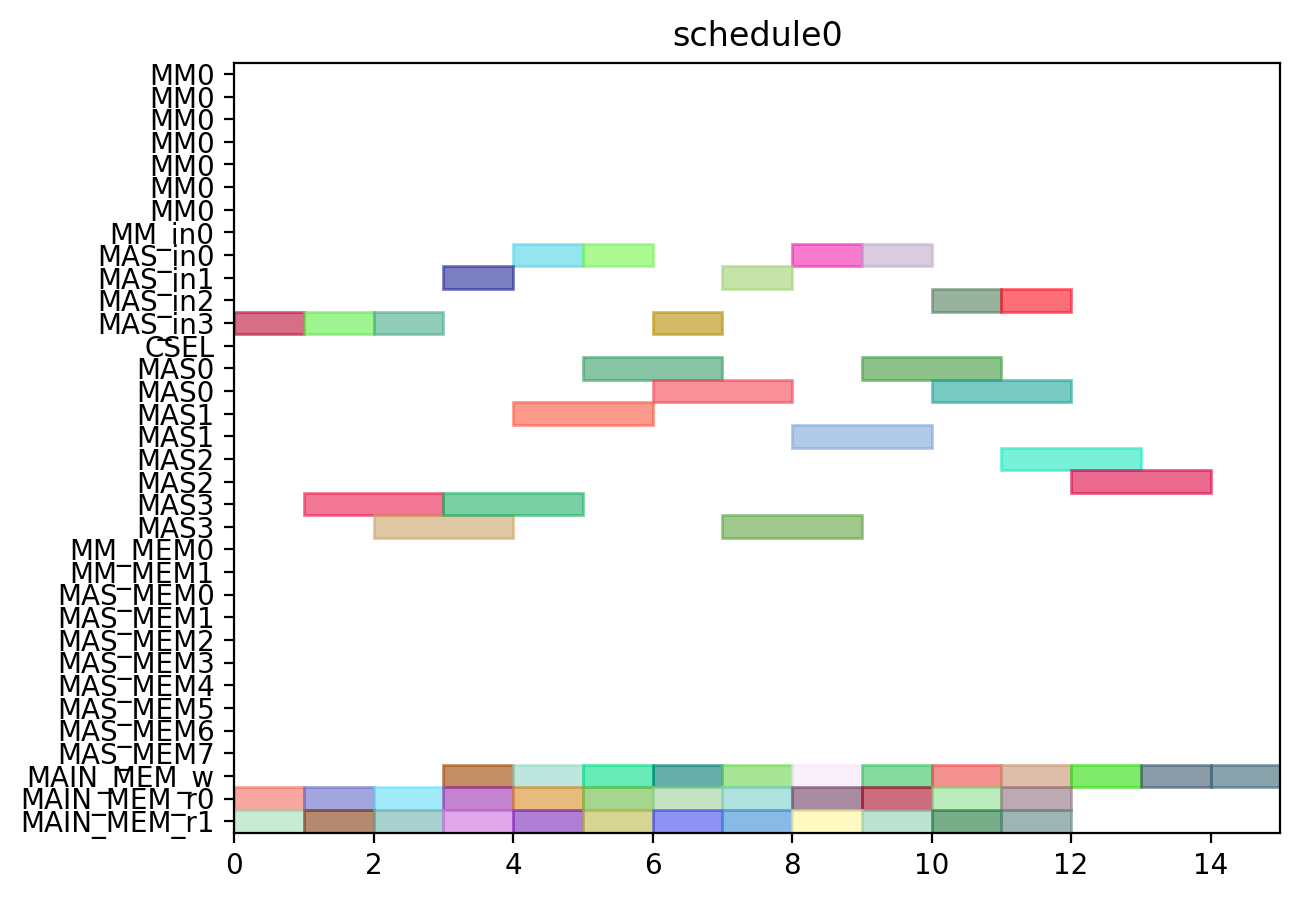

Reproduce this figure in Python.
from pyschedule import Scenario, solvers, plotters, alt


def solve():
	horizon = 90
	S = Scenario("schedule0", horizon=horizon)

	# resource
	MM = S.Resources('MM', num=1, size=7)
	MM_in = S.Resources('MM_in', num=1)
	MAS_in = S.Resources('MAS_in', num=4)
	CSEL = S.Resource('CSEL')
	MAS = S.Resources('MAS', num=4, size=2, periods=range(1, horizon))
	MM_MEM = S.Resources('MM_MEM', num=2)
	MAS_MEM = S.Resources('MAS_MEM', num=8)
	MAIN_MEM_w = S.Resource('MAIN_MEM_w', size=1)
	MAIN_MEM_r = S.Resources('MAIN_MEM_r', num=2)

	# result of previous scheduling

	# new tasks
	c000 = S.Task('c000', length=2, delay_cost=1)
	c000 += alt(MAS)
	c000_in = S.Task('c000_in', length=1, delay_cost=1)
	c000_in += alt(MAS_in)
	S += c000_in*MAS_in[0]<=c000*MAS[0]

	S += c000_in*MAS_in[1]<=c000*MAS[1]

	S += c000_in*MAS_in[2]<=c000*MAS[2]

	S += c000_in*MAS_in[3]<=c000*MAS[3]

	S += 0<c000

	c000_w = S.Task('c000_w', length=1, delay_cost=1)
	c000_w += alt(MAIN_MEM_w)
	S += c000 <= c000_w

	c000_mem0 = S.Task('c000_mem0', length=1, delay_cost=1)
	c000_mem0 += MAIN_MEM_r[0]
	c000_mem1 = S.Task('c000_mem1', length=1, delay_cost=1)
	c000_mem1 += MAIN_MEM_r[1]
	c001 = S.Task('c001', length=2, delay_cost=1)
	c001 += alt(MAS)
	c001_in = S.Task('c001_in', length=1, delay_cost=1)
	c001_in += alt(MAS_in)
	S += c001_in*MAS_in[0]<=c001*MAS[0]

	S += c001_in*MAS_in[1]<=c001*MAS[1]

	S += c001_in*MAS_in[2]<=c001*MAS[2]

	S += c001_in*MAS_in[3]<=c001*MAS[3]

	S += 0<c001

	c001_w = S.Task('c001_w', length=1, delay_cost=1)
	c001_w += alt(MAIN_MEM_w)
	S += c001 <= c001_w

	c001_mem0 = S.Task('c001_mem0', length=1, delay_cost=1)
	c001_mem0 += MAIN_MEM_r[0]
	c001_mem1 = S.Task('c001_mem1', length=1, delay_cost=1)
	c001_mem1 += MAIN_MEM_r[1]
	c010 = S.Task('c010', length=2, delay_cost=1)
	c010 += alt(MAS)
	c010_in = S.Task('c010_in', length=1, delay_cost=1)
	c010_in += alt(MAS_in)
	S += c010_in*MAS_in[0]<=c010*MAS[0]

	S += c010_in*MAS_in[1]<=c010*MAS[1]

	S += c010_in*MAS_in[2]<=c010*MAS[2]

	S += c010_in*MAS_in[3]<=c010*MAS[3]

	S += 0<c010

	c010_w = S.Task('c010_w', length=1, delay_cost=1)
	c010_w += alt(MAIN_MEM_w)
	S += c010 <= c010_w

	c010_mem0 = S.Task('c010_mem0', length=1, delay_cost=1)
	c010_mem0 += MAIN_MEM_r[0]
	c010_mem1 = S.Task('c010_mem1', length=1, delay_cost=1)
	c010_mem1 += MAIN_MEM_r[1]
	c011 = S.Task('c011', length=2, delay_cost=1)
	c011 += alt(MAS)
	c011_in = S.Task('c011_in', length=1, delay_cost=1)
	c011_in += alt(MAS_in)
	S += c011_in*MAS_in[0]<=c011*MAS[0]

	S += c011_in*MAS_in[1]<=c011*MAS[1]

	S += c011_in*MAS_in[2]<=c011*MAS[2]

	S += c011_in*MAS_in[3]<=c011*MAS[3]

	S += 0<c011

	c011_w = S.Task('c011_w', length=1, delay_cost=1)
	c011_w += alt(MAIN_MEM_w)
	S += c011 <= c011_w

	c011_mem0 = S.Task('c011_mem0', length=1, delay_cost=1)
	c011_mem0 += MAIN_MEM_r[0]
	c011_mem1 = S.Task('c011_mem1', length=1, delay_cost=1)
	c011_mem1 += MAIN_MEM_r[1]
	c100 = S.Task('c100', length=2, delay_cost=1)
	c100 += alt(MAS)
	c100_in = S.Task('c100_in', length=1, delay_cost=1)
	c100_in += alt(MAS_in)
	S += c100_in*MAS_in[0]<=c100*MAS[0]

	S += c100_in*MAS_in[1]<=c100*MAS[1]

	S += c100_in*MAS_in[2]<=c100*MAS[2]

	S += c100_in*MAS_in[3]<=c100*MAS[3]

	S += 0<c100

	c100_w = S.Task('c100_w', length=1, delay_cost=1)
	c100_w += alt(MAIN_MEM_w)
	S += c100 <= c100_w

	c100_mem0 = S.Task('c100_mem0', length=1, delay_cost=1)
	c100_mem0 += MAIN_MEM_r[0]
	c100_mem1 = S.Task('c100_mem1', length=1, delay_cost=1)
	c100_mem1 += MAIN_MEM_r[1]
	c101 = S.Task('c101', length=2, delay_cost=1)
	c101 += alt(MAS)
	c101_in = S.Task('c101_in', length=1, delay_cost=1)
	c101_in += alt(MAS_in)
	S += c101_in*MAS_in[0]<=c101*MAS[0]

	S += c101_in*MAS_in[1]<=c101*MAS[1]

	S += c101_in*MAS_in[2]<=c101*MAS[2]

	S += c101_in*MAS_in[3]<=c101*MAS[3]

	S += 0<c101

	c101_w = S.Task('c101_w', length=1, delay_cost=1)
	c101_w += alt(MAIN_MEM_w)
	S += c101 <= c101_w

	c101_mem0 = S.Task('c101_mem0', length=1, delay_cost=1)
	c101_mem0 += MAIN_MEM_r[0]
	c101_mem1 = S.Task('c101_mem1', length=1, delay_cost=1)
	c101_mem1 += MAIN_MEM_r[1]
	c110 = S.Task('c110', length=2, delay_cost=1)
	c110 += alt(MAS)
	c110_in = S.Task('c110_in', length=1, delay_cost=1)
	c110_in += alt(MAS_in)
	S += c110_in*MAS_in[0]<=c110*MAS[0]

	S += c110_in*MAS_in[1]<=c110*MAS[1]

	S += c110_in*MAS_in[2]<=c110*MAS[2]

	S += c110_in*MAS_in[3]<=c110*MAS[3]

	S += 0<c110

	c110_w = S.Task('c110_w', length=1, delay_cost=1)
	c110_w += alt(MAIN_MEM_w)
	S += c110 <= c110_w

	c110_mem0 = S.Task('c110_mem0', length=1, delay_cost=1)
	c110_mem0 += MAIN_MEM_r[0]
	c110_mem1 = S.Task('c110_mem1', length=1, delay_cost=1)
	c110_mem1 += MAIN_MEM_r[1]
	c111 = S.Task('c111', length=2, delay_cost=1)
	c111 += alt(MAS)
	c111_in = S.Task('c111_in', length=1, delay_cost=1)
	c111_in += alt(MAS_in)
	S += c111_in*MAS_in[0]<=c111*MAS[0]

	S += c111_in*MAS_in[1]<=c111*MAS[1]

	S += c111_in*MAS_in[2]<=c111*MAS[2]

	S += c111_in*MAS_in[3]<=c111*MAS[3]

	S += 0<c111

	c111_w = S.Task('c111_w', length=1, delay_cost=1)
	c111_w += alt(MAIN_MEM_w)
	S += c111 <= c111_w

	c111_mem0 = S.Task('c111_mem0', length=1, delay_cost=1)
	c111_mem0 += MAIN_MEM_r[0]
	c111_mem1 = S.Task('c111_mem1', length=1, delay_cost=1)
	c111_mem1 += MAIN_MEM_r[1]
	c200 = S.Task('c200', length=2, delay_cost=1)
	c200 += alt(MAS)
	c200_in = S.Task('c200_in', length=1, delay_cost=1)
	c200_in += alt(MAS_in)
	S += c200_in*MAS_in[0]<=c200*MAS[0]

	S += c200_in*MAS_in[1]<=c200*MAS[1]

	S += c200_in*MAS_in[2]<=c200*MAS[2]

	S += c200_in*MAS_in[3]<=c200*MAS[3]

	S += 0<c200

	c200_w = S.Task('c200_w', length=1, delay_cost=1)
	c200_w += alt(MAIN_MEM_w)
	S += c200 <= c200_w

	c200_mem0 = S.Task('c200_mem0', length=1, delay_cost=1)
	c200_mem0 += MAIN_MEM_r[0]
	c200_mem1 = S.Task('c200_mem1', length=1, delay_cost=1)
	c200_mem1 += MAIN_MEM_r[1]
	c201 = S.Task('c201', length=2, delay_cost=1)
	c201 += alt(MAS)
	c201_in = S.Task('c201_in', length=1, delay_cost=1)
	c201_in += alt(MAS_in)
	S += c201_in*MAS_in[0]<=c201*MAS[0]

	S += c201_in*MAS_in[1]<=c201*MAS[1]

	S += c201_in*MAS_in[2]<=c201*MAS[2]

	S += c201_in*MAS_in[3]<=c201*MAS[3]

	S += 0<c201

	c201_w = S.Task('c201_w', length=1, delay_cost=1)
	c201_w += alt(MAIN_MEM_w)
	S += c201 <= c201_w

	c201_mem0 = S.Task('c201_mem0', length=1, delay_cost=1)
	c201_mem0 += MAIN_MEM_r[0]
	c201_mem1 = S.Task('c201_mem1', length=1, delay_cost=1)
	c201_mem1 += MAIN_MEM_r[1]
	c210 = S.Task('c210', length=2, delay_cost=1)
	c210 += alt(MAS)
	c210_in = S.Task('c210_in', length=1, delay_cost=1)
	c210_in += alt(MAS_in)
	S += c210_in*MAS_in[0]<=c210*MAS[0]

	S += c210_in*MAS_in[1]<=c210*MAS[1]

	S += c210_in*MAS_in[2]<=c210*MAS[2]

	S += c210_in*MAS_in[3]<=c210*MAS[3]

	S += 0<c210

	c210_w = S.Task('c210_w', length=1, delay_cost=1)
	c210_w += alt(MAIN_MEM_w)
	S += c210 <= c210_w

	c210_mem0 = S.Task('c210_mem0', length=1, delay_cost=1)
	c210_mem0 += MAIN_MEM_r[0]
	c210_mem1 = S.Task('c210_mem1', length=1, delay_cost=1)
	c210_mem1 += MAIN_MEM_r[1]
	c211 = S.Task('c211', length=2, delay_cost=1)
	c211 += alt(MAS)
	c211_in = S.Task('c211_in', length=1, delay_cost=1)
	c211_in += alt(MAS_in)
	S += c211_in*MAS_in[0]<=c211*MAS[0]

	S += c211_in*MAS_in[1]<=c211*MAS[1]

	S += c211_in*MAS_in[2]<=c211*MAS[2]

	S += c211_in*MAS_in[3]<=c211*MAS[3]

	S += 0<c211

	c211_w = S.Task('c211_w', length=1, delay_cost=1)
	c211_w += alt(MAIN_MEM_w)
	S += c211 <= c211_w

	c211_mem0 = S.Task('c211_mem0', length=1, delay_cost=1)
	c211_mem0 += MAIN_MEM_r[0]
	c211_mem1 = S.Task('c211_mem1', length=1, delay_cost=1)
	c211_mem1 += MAIN_MEM_r[1]
	solvers.mip.solve(S,msg=1,kind='CPLEX',ratio_gap=1.01)

	solution = [['hoge']*len(S.solution()[1]) for i in range(len(S.solution()))]
	for i in range(len(S.solution())):
		for j in range(len(S.solution()[i])):
			solution[i][j]=str(S.solution()[i][j])
	print(solution)

	cycles = int(solution[-1][3])

	pic_file_name = "/home/mfukuda/ABE/multiRAM_multiMAS_16mux/scheduling_result/stage7MM1_stage2MAS4/CONJ/schedule0.png"
	if(S.solution() != []):
		plotters.matplotlib.plot(S,img_filename=pic_file_name, show_task_labels=False, fig_size=(cycles*0.25+3, 5))

	return solution
